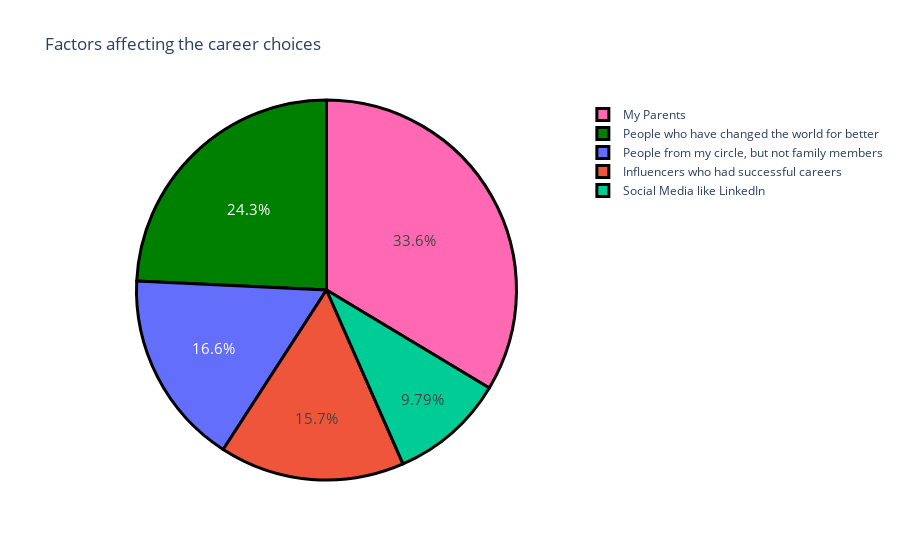

Source (notebook cell):
### Code cell
factors = df['Which of the below factors influence the most about your career aspirations ?'].value_counts()
labels = factors.index
counts = factors.values
colors = ['hotpink', 'green']
fig = go.Figure(data=[go.Pie(labels=labels, values=counts)])
fig.update_layout(title_text = 'Factors affecting the career choices')
fig.update_traces(hoverinfo='label', textinfo='percent',textfont_size=15,
                 marker=dict(colors=colors, line=dict(color='black', width=3)))
fig.show()

### Figure 1 — Plotly figure (JSON) as saved in the notebook; plotly's stock layout.template omitted (floating-point values rounded to 4 significant figures)
{"data": [{"hoverinfo": "label", "labels": ["My Parents", "People who have changed the world for better", "People from my circle, but not family members", "Influencers who had successful careers", "Social Media like LinkedIn"], "marker": {"colors": ["hotpink", "green"], "line": {"color": "black", "width": 3}}, "textfont": {"size": 15}, "textinfo": "percent", "type": "pie", "values": [79, 57, 39, 37, 23]}], "layout": {"autosize": true, "title": {"text": "Factors affecting the career choices"}}}
